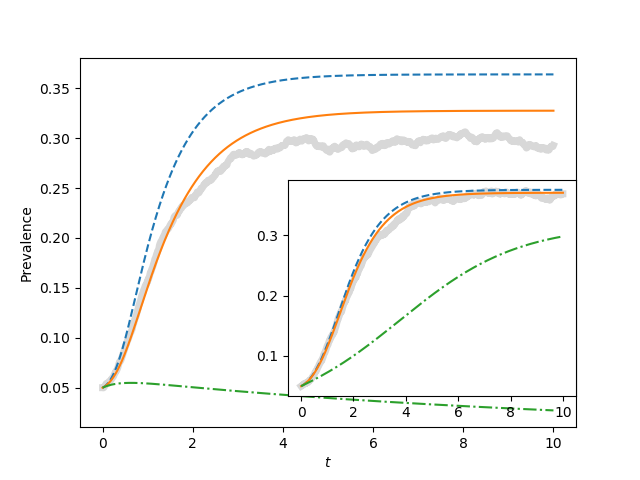

Reproduce this figure in Python.
import EoN
import networkx as nx
import matplotlib.pyplot as plt
import scipy
import random


def get_deg_seq(N, Pk):
    while True:  #run until degree sequence has even sum of N entries
        deg_seq = []
        for counter in range(N):
            r = random.random()
            for k in Pk:
                if Pk[k]>r:
                    break
                else:
                    r-= Pk[k]
            deg_seq.append(k)
        if sum(deg_seq)%2 ==0:
            break
    return deg_seq

        

def sim_and_plot(G, tau, gamma, rho, tmax, tcount, ax):
    t, S, I = EoN.fast_SIS(G, tau, gamma, rho = rho, tmax = tmax)
    report_times = scipy.linspace(0, tmax, tcount)
    I = EoN.subsample(report_times, t, I)
    ax.plot(report_times, I/N, color='grey', linewidth=5, alpha=0.3)
    
    t, S, I, = EoN.SIS_heterogeneous_meanfield_from_graph(G, tau, gamma, rho=rho, 
                                                    tmax=tmax, tcount=tcount)
    ax.plot(t, I/N, '--')    
    t, S, I = EoN.SIS_compact_pairwise_from_graph(G, tau, gamma, rho=rho,
                                                    tmax=tmax, tcount=tcount)
    ax.plot(t, I/N)
 
    t, S, I = EoN.SIS_homogeneous_pairwise_from_graph(G, tau, gamma, rho=rho, 
                                                    tmax=tmax, tcount=tcount)
    ax.plot(t, I/N, '-.')

N=10000
gamma = 1
rho = 0.05
tmax = 10
tcount = 1001

kmin = 1
kmax = 40
Pk = {}
for k in range(kmin, kmax+1):
    Pk[k] = k**(-2.)
norm_factor = sum(Pk.values())
for k in Pk:
    Pk[k] /= norm_factor

deg_seq = get_deg_seq(N, Pk)
G = nx.configuration_model(deg_seq)
kave = sum(deg_seq)/N

tau = 1.5*gamma/kave

fig = plt.figure(1)
main = plt.axes()
sim_and_plot(G, tau, gamma, rho, tmax, tcount, main)


kmin = 10
kmax = 150
Pk = {}
for k in range(kmin, kmax+1):
    Pk[k] = k**(-2.)
norm_factor = sum(Pk.values())
for k in Pk:
    Pk[k] /= norm_factor


deg_seq = get_deg_seq(N, Pk)
G = nx.configuration_model(deg_seq)
kave = (sum(deg_seq)/N)

tau = 1.5*gamma/kave

fig = plt.figure(1)
ax1 = plt.gca()
inset = plt.axes([0.45,0.175,0.45,0.45])
sim_and_plot(G, tau, gamma, rho, tmax, tcount, inset)

ax1.set_xlabel('$t$')
ax1.set_ylabel('Prevalence')
plt.savefig('fig5p4.png')